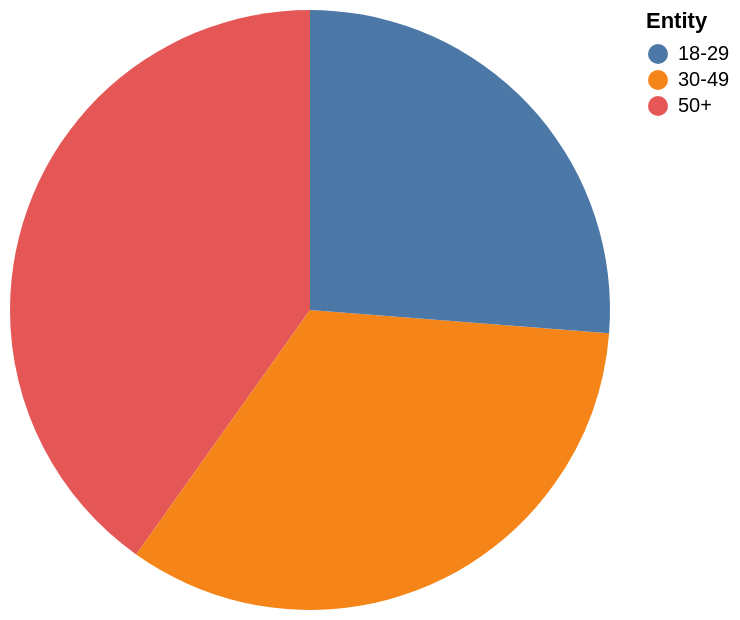

Write the Vega-Lite specification saved for this chart.
### Vega-Lite specification from a JSON file in a GitHub repository (floating-point values rounded to 4 significant figures)
{"$schema": "https://vega.github.io/schema/vega-lite/v5.json", "description": "Pie chart auto-generated from CSV", "data": {"values": [{"Entity": "50+", "Unfavorable": "49", "Favorable": "46"}, {"Entity": "30-49", "Unfavorable": "41", "Favorable": "55"}, {"Entity": "18-29", "Unfavorable": "32", "Favorable": "66"}]}, "mark": "arc", "encoding": {"theta": {"field": "Unfavorable", "type": "quantitative"}, "color": {"field": "Entity", "type": "nominal"}}}
